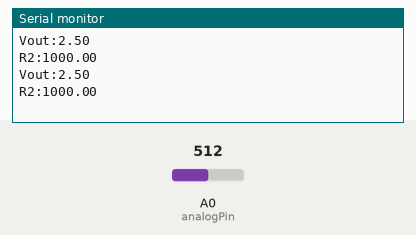
This sketch was run on a simulated Arduino Uno, built with avr-gcc and run on an emulated ATmega328P. Parts: the last lines printed to the serial monitor. The inputs (shaded band) are chosen by the test bench; at power-on: A0 (analogPin) = 512.

Above: at 1.8 s.
1.9 s: A0 (analogPin) set to 716
At 2.4 s:
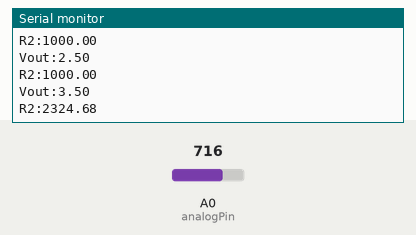
3.4 s: A0 (analogPin) set to 900
At 4.8 s:
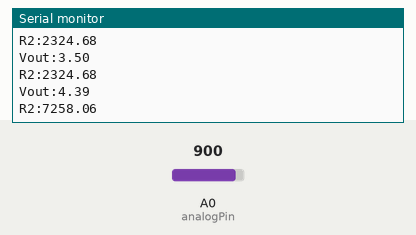
Timing chart, 0 to 6.4 s (numbered marks = the images above; inputs shaded):
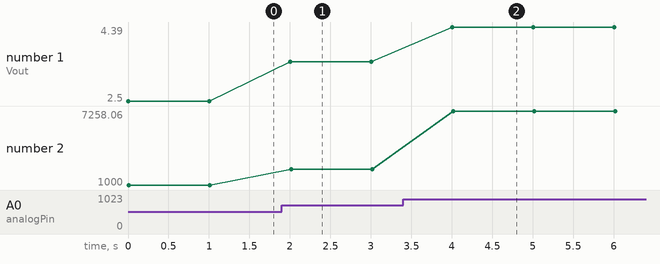

Measured:
- after the input at 1.9 s, the serial monitor: prints a new line after 0.10 s (image 1)
- after the input at 3.4 s, the serial monitor: prints a new line after 0.61 s (image 2)
- plotted number 1: 2.5 → 3.5 after the input at 1.9 s, 3.5 → 4.39 after the input at 3.4 s
- plotted number 2: 1000 → 2324.68 after the input at 1.9 s, 2324.68 → 7258.06 after the input at 3.4 s

The sketch:

ohm_meter.ino
```cpp
int analogPin = 0; // reads the resistance of R2
int raw = 0; // variable to store the raw input value
int Vin = 5; // variable to store the input voltage
float Vout = 0; // variable to store the output voltage
float R1 = 1000; // variable to store the R1 value
float R2 = 0; // variable to store the R2 value
float buffer = 0; // buffer variable for calculation
void setup()
{
Serial.begin(9600); // Set up serial
}
void loop()
{
raw = analogRead(analogPin); // reads the input pin
if(raw)
{
  buffer=raw*Vin;
  Vout=buffer/1024;
  buffer=(Vin/Vout)-1;
  R2=R1/buffer;
  Serial.print("Vout:");
  Serial.println(Vout);
  Serial.print("R2:");
  Serial.println(R2);
  delay(1000);
}

}
```
